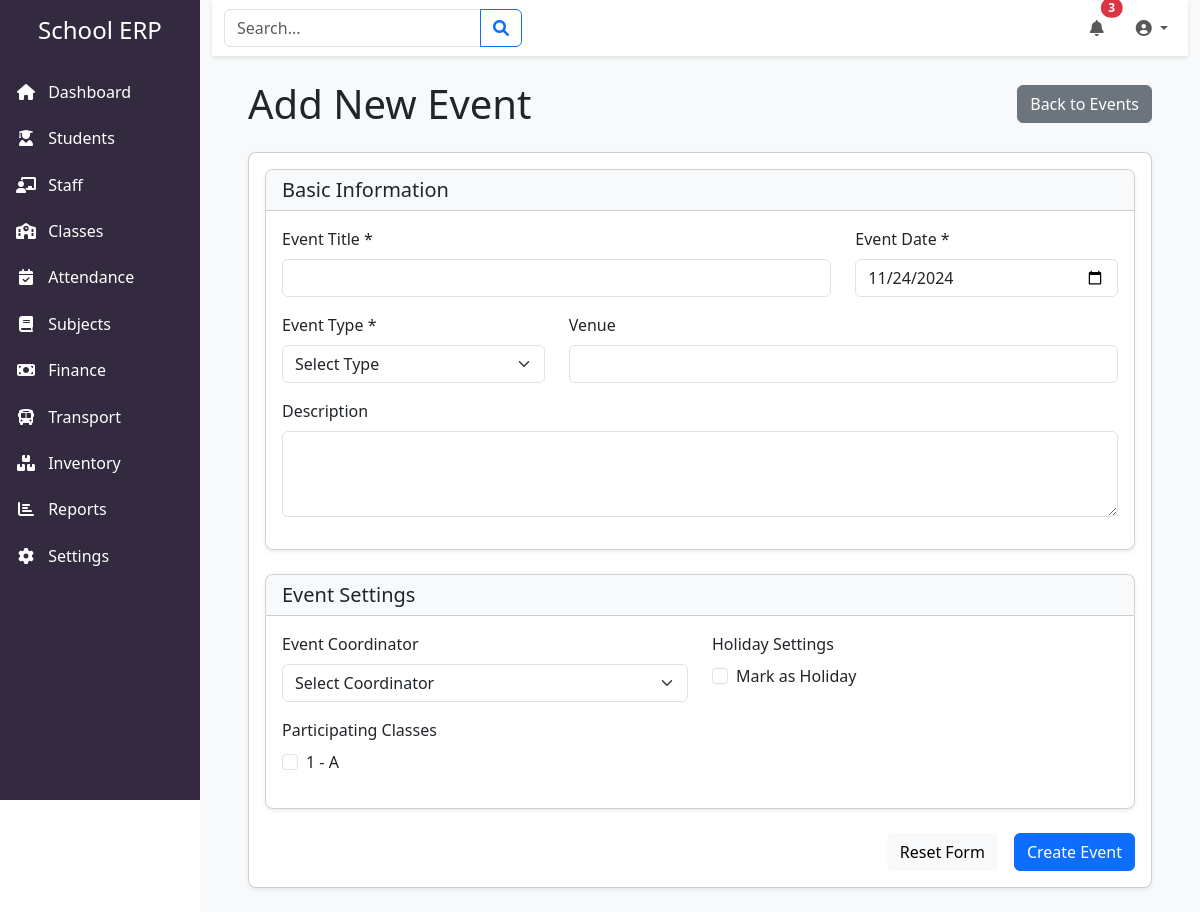
Page /events/add on the earlier database version.
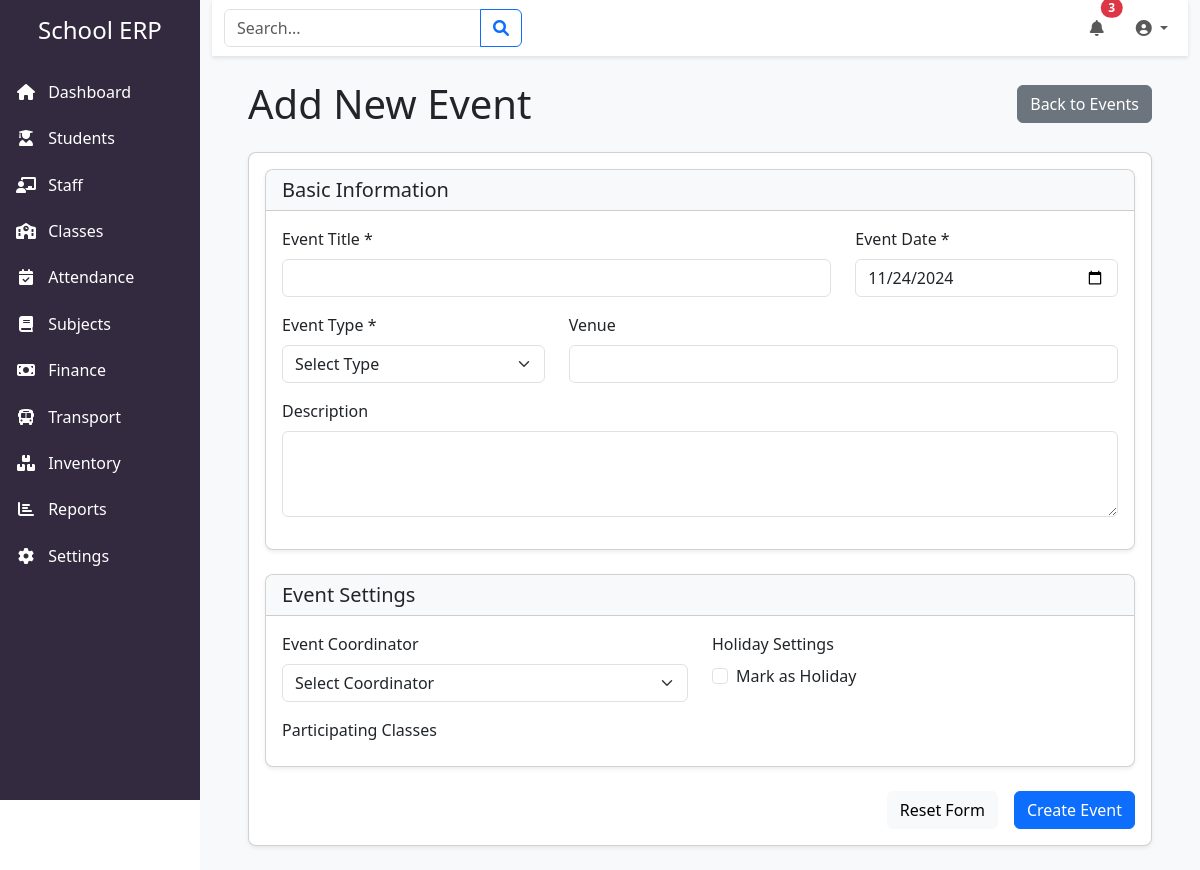
Same page on the later database version.
### app/models/models.py (models this page shows, shortened)
class Class(db.Model):
    __tablename__ = 'class'
    id = db.Column(db.Integer, primary_key=True)
    name = db.Column(db.String(50), nullable=False)
    section = db.Column(db.String(10), nullable=False)
    academic_year = db.Column(db.Integer, nullable=False)
    primary_teacher_id = db.Column(db.Integer, db.ForeignKey('staff.id'))
    capacity = db.Column(db.Integer, default=30)
    is_active = db.Column(db.Boolean, default=True)
    students = db.relationship('Student', backref='class_group', lazy=True)
    primary_teacher = db.relationship('Staff', backref='primary_class', foreign_keys=[primary_teacher_id])
    subjects = db.relationship('Subject', backref='class_group', lazy=True)
    __table_args__ = (
        db.UniqueConstraint('name', 'section', 'academic_year', name='unique_class_section'),
    )

### app/routes/events.py (the view, shortened to what this page needs)
@bp.route('/add', methods=['GET', 'POST'])
def add_event():
    staff = Staff.query.filter_by(is_active=True).order_by(Staff.first_name).all()
    classes = Class.query.filter_by(is_active=True).all()
    today = datetime.now().strftime('%Y-%m-%d')
    return render_template('events/add.html',
                         staff=staff,
                         classes=classes,
                         today=today)

### app/templates/events/add.html (shortened to what the changed rows need)
{% extends "base.html" %}
{% block content %}
<div class="container">
    <div class="d-flex justify-content-between align-items-center mb-4">
        <h1 class="mb-0">Add New Event</h1>
    </div>
    <div class="card">
        <div class="card-body">
            <form method="POST" class="needs-validation" novalidate>
                <div class="card mb-4">
                    <div class="card-body">
                        <div class="mb-3">
                            <div class="row g-3">
                                {% for class in classes %}
                                <div class="col-md-3">
                                    <div class="form-check">
                                        <input class="form-check-input" type="checkbox"
                                               name="participants" value="{{ class.id }}"
                                               id="class_{{ class.id }}">
                                        <label class="form-check-label" for="class_{{ class.id }}">
                                            {{ class.name }} - {{ class.section }}
                                        </label>
                                    </div>
                                </div>
                                {% endfor %}
                            </div>
                        </div>
                    </div>
                </div>
            </form>
        </div>
    </div>
</div>
{% endblock %}

Differences in the rows shown:
removed Class: name "1", section "A"
